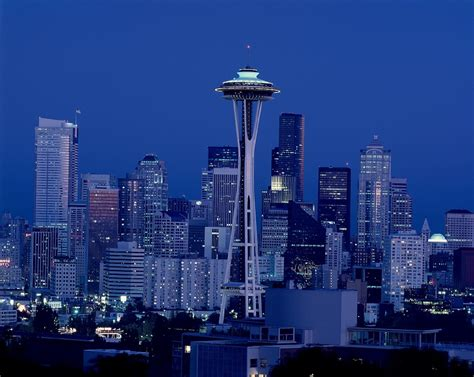
#> input picture Assignment_01/hw1_data/Seattle.jpg, 474 x 377 px, found by its file name
$ python Assignment_01_Blur.py   (older library calls are emulated)
#> lines starting #> are read from the running program, lines starting #| are printed output that depends on the picture
#> further down, im is the input picture: PIL image 474x377 RGB; mean R, G, B 32.7, 56.4, 120
# from scipy.misc import imread
import scipy as sc
from scipy import ndimage
from skimage import filters
from PIL import Image
import matplotlib.pyplot as plt
import numpy as np
import math
# from skimage.color import rgb2gray
# from scipy.misc import imsave


def convolution(oldimage, kernel):
    #image = Image.fromarray(image, 'RGB')
    image_h = oldimage.shape[0]
    image_w = oldimage.shape[1]


    kernel_h = kernel.shape[0]
    kernel_w = kernel.shape[1]

    if(len(oldimage.shape) == 3):
        image_pad = np.pad(oldimage, pad_width=((kernel_h // 2, kernel_h // 2),(kernel_w // 2, kernel_w // 2),(0,0)), mode='constant', constant_values=0).astype(np.float32)
    elif(len(oldimage.shape) == 2):
        image_pad = np.pad(oldimage, pad_width=((kernel_h // 2, kernel_h // 2),(kernel_w // 2, kernel_w // 2)), mode='constant', constant_values=0).astype(np.float32)


    h = kernel_h // 2
    w = kernel_w // 2

    image_conv = np.zeros(image_pad.shape)

    for i in range(h, image_pad.shape[0]-h):
        for j in range(w, image_pad.shape[1]-w):
            #sum = 0
            x = image_pad[i-h:i-h+kernel_h, j-w:j-w+kernel_w]
            x = x.flatten()*kernel.flatten()


#             for m in range(kernel_h):
#                 for n in range(kernel_w):
#                     sum += kernel[m][n] * image_pad[i-h+m][j-w+n]

            image_conv[i][j] = x.sum()
    h_end = -h
    w_end = -w

    if(h == 0):
        return image_conv[h:,w:w_end]
    if(w == 0):
        return image_conv[h:h_end,w:]

    return image_conv[h:h_end,w:w_end]


def gaussianFilter(sigma):
    filter_size = 2 * int(4 * sigma + 0.5) + 1
    gaussian_filter = np.zeros((filter_size, filter_size), np.float32)
    m = filter_size//2
    n = filter_size//2

    for x in range(-m, m+1):
        for y in range(-n, n+1):
            x1 = 2*np.pi*(sigma**2)
            x2 = np.exp(-(x**2 + y**2)/(2* sigma**2))
            gaussian_filter[x+m, y+n] = (1/x1)*x2
    return gaussian_filter


def GaussianBlurImage(image, sigma):
    #image = imread(image)
#> called with image = 'Assignment_01/hw1_data/Seattle.jpg', sigma = 4
    image = Image.open(image)
    image = np.asarray(image)
    #print(image)
    filter_size = 2 * int(4 * sigma + 0.5) + 1
    gaussian_filter = np.zeros((filter_size, filter_size), np.float32)
    m = filter_size//2
    n = filter_size//2

    for x in range(-m, m+1):
        for y in range(-n, n+1):
            x1 = 2*np.pi*(sigma**2)
            x2 = np.exp(-(x**2 + y**2)/(2* sigma**2))
            gaussian_filter[x+m, y+n] = (1/x1)*x2

    im_filtered = np.zeros_like(image, dtype=np.float32)
    for c in range(3):
        im_filtered[:, :, c] = convolution(image[:, :, c], gaussian_filter)
#> this loop made 3 passes
#> pass 1, in convolution, `image_pad = np.pad(oldimage, pad_width=((kernel_h // 2, kernel_h // 2)..`:
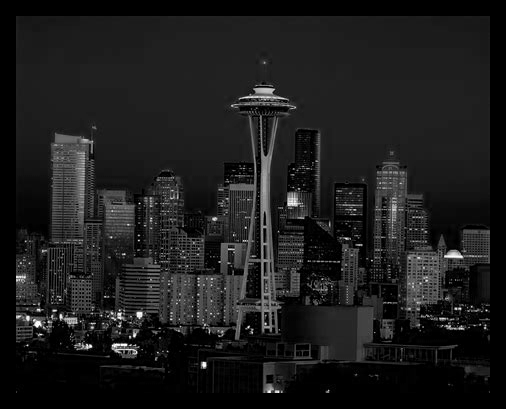
#> image_pad: shape (409, 506) float32; min 0, max 255, mean 28.2
#> pass 2, in convolution (call 2), `image_pad = np.pad(oldimage, pad_width=((kernel_h // 2, kernel_h // 2)..`:
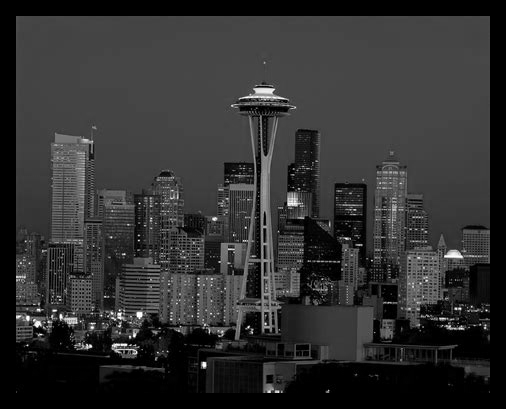
#> image_pad: shape (409, 506) float32; min 0, max 255, mean 48.7
#> pass 3, in convolution (call 3), `image_pad = np.pad(oldimage, pad_width=((kernel_h // 2, kernel_h // 2)..`:
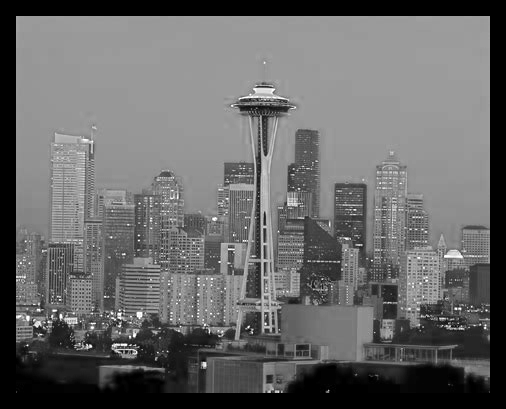
#> image_pad: shape (409, 506) float32; min 0, max 255, mean 103.6
#> after the loop:
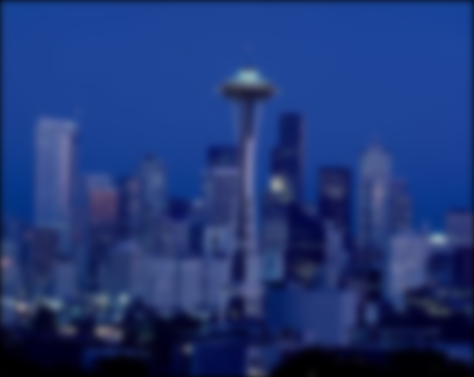
#> im_filtered: shape (377, 474, 3) float32; mean R, G, B 32.3, 55.7, 118.4

#     print(gaussian_filter.sum())
    #return (gaussian_filter)
    #return plt.imshow(np.clip(im_filtered, 0, 255).astype(np.uint8))
    return (im_filtered.astype(np.uint8))


im = Image.open('Assignment_01/hw1_data/Seattle.jpg')
plt.imshow(im)


a = GaussianBlurImage('Assignment_01/hw1_data/Seattle.jpg', 4)
plt.imshow(a)
plt.imsave('1.png',a )
